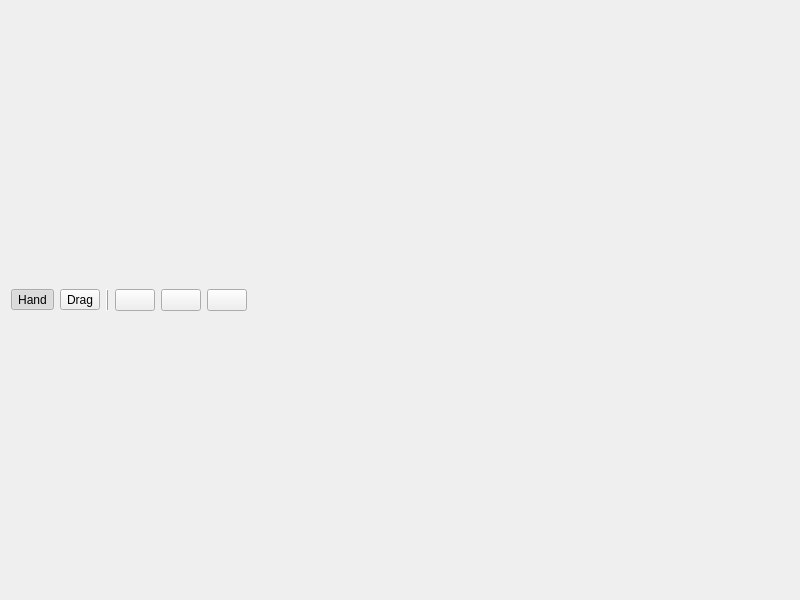
<?xml version="1.0" encoding="UTF-8"?>
<ui version="4.0">
 <class>Widget</class>
 <widget class="QWidget" name="Widget">
  <property name="geometry">
   <rect>
    <x>0</x>
    <y>0</y>
    <width>800</width>
    <height>600</height>
   </rect>
  </property>
  <property name="windowTitle">
   <string>Редактор схемы устройств</string>
  </property>
  <layout class="QVBoxLayout" name="verticalLayout_2">
   <item>
    <layout class="QHBoxLayout" name="horizontalLayout">
     <item>
      <widget class="QToolButton" name="arrowBtn">
       <property name="toolTip">
        <string>Режим выделения</string>
       </property>
       <property name="text">
        <string>Hand</string>
       </property>
       <property name="icon">
        <iconset resource="assets.qrc">
         <normaloff>:/icons/arrow.png</normaloff>:/icons/arrow.png</iconset>
       </property>
       <property name="checkable">
        <bool>true</bool>
       </property>
       <property name="checked">
        <bool>true</bool>
       </property>
      </widget>
     </item>
     <item>
      <widget class="QToolButton" name="dragBtn">
       <property name="toolTip">
        <string>Режим перетаскивания</string>
       </property>
       <property name="text">
        <string>Drag</string>
       </property>
       <property name="icon">
        <iconset resource="assets.qrc">
         <normaloff>:/icons/drag.png</normaloff>:/icons/drag.png</iconset>
       </property>
       <property name="checkable">
        <bool>true</bool>
       </property>
       <property name="checked">
        <bool>false</bool>
       </property>
      </widget>
     </item>
     <item>
      <widget class="QFrame" name="frame">
       <property name="frameShape">
        <enum>QFrame::VLine</enum>
       </property>
       <property name="frameShadow">
        <enum>QFrame::Raised</enum>
       </property>
      </widget>
     </item>
     <item>
      <widget class="QPushButton" name="openBtn">
       <property name="toolTip">
        <string>Открыть файл</string>
       </property>
       <property name="text">
        <string/>
       </property>
       <property name="icon">
        <iconset resource="assets.qrc">
         <normaloff>:/icons/open.png</normaloff>:/icons/open.png</iconset>
       </property>
      </widget>
     </item>
     <item>
      <widget class="QPushButton" name="saveBtn">
       <property name="toolTip">
        <string>Сохранить файл</string>
       </property>
       <property name="text">
        <string/>
       </property>
       <property name="icon">
        <iconset resource="assets.qrc">
         <normaloff>:/icons/save.png</normaloff>:/icons/save.png</iconset>
       </property>
      </widget>
     </item>
     <item>
      <widget class="QPushButton" name="saveAsBtn">
       <property name="toolTip">
        <string>Сохранить файл как</string>
       </property>
       <property name="text">
        <string/>
       </property>
       <property name="icon">
        <iconset resource="assets.qrc">
         <normaloff>:/icons/saveas.png</normaloff>:/icons/saveas.png</iconset>
       </property>
      </widget>
     </item>
     <item>
      <spacer name="horizontalSpacer">
       <property name="orientation">
        <enum>Qt::Horizontal</enum>
       </property>
       <property name="sizeHint" stdset="0">
        <size>
         <width>40</width>
         <height>20</height>
        </size>
       </property>
      </spacer>
     </item>
    </layout>
   </item>
   <item>
    <layout class="QHBoxLayout" name="editorLayout"/>
   </item>
  </layout>
 </widget>
 <resources>
  <include location="assets.qrc"/>
 </resources>
 <connections/>
</ui>
